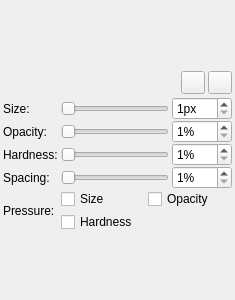
<?xml version="1.0" encoding="UTF-8"?>
<ui version="4.0">
 <class>EraserSettings</class>
 <widget class="QWidget" name="EraserSettings">
  <property name="geometry">
   <rect>
    <x>0</x>
    <y>0</y>
    <width>235</width>
    <height>300</height>
   </rect>
  </property>
  <layout class="QVBoxLayout" name="verticalLayout">
   <property name="spacing">
    <number>3</number>
   </property>
   <property name="leftMargin">
    <number>3</number>
   </property>
   <property name="topMargin">
    <number>3</number>
   </property>
   <property name="rightMargin">
    <number>3</number>
   </property>
   <property name="bottomMargin">
    <number>3</number>
   </property>
   <item>
    <widget class="BrushPreview" name="preview">
     <property name="sizePolicy">
      <sizepolicy hsizetype="Expanding" vsizetype="Expanding">
       <horstretch>0</horstretch>
       <verstretch>0</verstretch>
      </sizepolicy>
     </property>
     <property name="minimumSize">
      <size>
       <width>0</width>
       <height>64</height>
      </size>
     </property>
     <property name="maximumSize">
      <size>
       <width>16777215</width>
       <height>128</height>
      </size>
     </property>
    </widget>
   </item>
   <item>
    <layout class="QHBoxLayout">
     <item>
      <spacer>
       <property name="orientation">
        <enum>Qt::Horizontal</enum>
       </property>
       <property name="sizeHint" stdset="0">
        <size>
         <width>130</width>
         <height>20</height>
        </size>
       </property>
      </spacer>
     </item>
     <item>
      <widget class="QToolButton" name="incremental">
       <property name="toolTip">
        <string>Incremental drawing</string>
       </property>
       <property name="icon">
        <iconset resource="icons/builtin/builtin.qrc">
         <normaloff>:/icons/builtin/incremental.png</normaloff>:/icons/builtin/incremental.png</iconset>
       </property>
       <property name="checkable">
        <bool>true</bool>
       </property>
      </widget>
     </item>
     <item>
      <widget class="QToolButton" name="hardedge">
       <property name="toolTip">
        <string>Hard edge</string>
       </property>
       <property name="icon">
        <iconset resource="icons/builtin/builtin.qrc">
         <normaloff>:/icons/builtin/hardedge.png</normaloff>:/icons/builtin/hardedge.png</iconset>
       </property>
       <property name="checkable">
        <bool>true</bool>
       </property>
      </widget>
     </item>
    </layout>
   </item>
   <item>
    <layout class="QGridLayout" name="gridLayout">
     <property name="horizontalSpacing">
      <number>3</number>
     </property>
     <property name="verticalSpacing">
      <number>0</number>
     </property>
     <item row="1" column="1">
      <widget class="QSlider" name="brushopacity">
       <property name="minimum">
        <number>1</number>
       </property>
       <property name="maximum">
        <number>100</number>
       </property>
       <property name="orientation">
        <enum>Qt::Horizontal</enum>
       </property>
      </widget>
     </item>
     <item row="0" column="1">
      <widget class="QSlider" name="brushsize">
       <property name="minimum">
        <number>1</number>
       </property>
       <property name="maximum">
        <number>128</number>
       </property>
       <property name="orientation">
        <enum>Qt::Horizontal</enum>
       </property>
      </widget>
     </item>
     <item row="1" column="0">
      <widget class="QLabel" name="label_2">
       <property name="text">
        <string>Opacity:</string>
       </property>
      </widget>
     </item>
     <item row="2" column="0">
      <widget class="QLabel" name="label_3">
       <property name="text">
        <string>Hardness:</string>
       </property>
      </widget>
     </item>
     <item row="0" column="0">
      <widget class="QLabel" name="label">
       <property name="text">
        <string>Size:</string>
       </property>
      </widget>
     </item>
     <item row="3" column="0">
      <widget class="QLabel" name="label_4">
       <property name="text">
        <string>Spacing:</string>
       </property>
      </widget>
     </item>
     <item row="2" column="1">
      <widget class="QSlider" name="brushhardness">
       <property name="minimum">
        <number>1</number>
       </property>
       <property name="maximum">
        <number>100</number>
       </property>
       <property name="orientation">
        <enum>Qt::Horizontal</enum>
       </property>
      </widget>
     </item>
     <item row="3" column="1">
      <widget class="QSlider" name="brushspacing">
       <property name="minimum">
        <number>1</number>
       </property>
       <property name="maximum">
        <number>50</number>
       </property>
       <property name="orientation">
        <enum>Qt::Horizontal</enum>
       </property>
      </widget>
     </item>
     <item row="0" column="2">
      <widget class="QSpinBox" name="spinBox">
       <property name="suffix">
        <string>px</string>
       </property>
       <property name="minimum">
        <number>1</number>
       </property>
       <property name="maximum">
        <number>128</number>
       </property>
      </widget>
     </item>
     <item row="1" column="2">
      <widget class="QSpinBox" name="spinBox_2">
       <property name="suffix">
        <string notr="true">%</string>
       </property>
       <property name="minimum">
        <number>1</number>
       </property>
       <property name="maximum">
        <number>100</number>
       </property>
      </widget>
     </item>
     <item row="2" column="2">
      <widget class="QSpinBox" name="spinHardness">
       <property name="suffix">
        <string notr="true">%</string>
       </property>
       <property name="minimum">
        <number>1</number>
       </property>
       <property name="maximum">
        <number>100</number>
       </property>
      </widget>
     </item>
     <item row="3" column="2">
      <widget class="QSpinBox" name="spinBox_4">
       <property name="suffix">
        <string notr="true">%</string>
       </property>
       <property name="minimum">
        <number>1</number>
       </property>
       <property name="maximum">
        <number>50</number>
       </property>
      </widget>
     </item>
     <item row="4" column="0">
      <widget class="QLabel" name="label_5">
       <property name="text">
        <string>Pressure:</string>
       </property>
      </widget>
     </item>
     <item row="4" column="1" colspan="2">
      <layout class="QGridLayout">
       <property name="leftMargin">
        <number>0</number>
       </property>
       <property name="topMargin">
        <number>0</number>
       </property>
       <property name="rightMargin">
        <number>0</number>
       </property>
       <property name="bottomMargin">
        <number>0</number>
       </property>
       <property name="spacing">
        <number>3</number>
       </property>
       <item row="0" column="0">
        <widget class="QCheckBox" name="pressuresize">
         <property name="text">
          <string>Size</string>
         </property>
        </widget>
       </item>
       <item row="0" column="1">
        <widget class="QCheckBox" name="pressureopacity">
         <property name="text">
          <string>Opacity</string>
         </property>
        </widget>
       </item>
       <item row="1" column="0">
        <widget class="QCheckBox" name="pressurehardness">
         <property name="text">
          <string>Hardness</string>
         </property>
        </widget>
       </item>
      </layout>
     </item>
    </layout>
   </item>
   <item>
    <spacer>
     <property name="orientation">
      <enum>Qt::Vertical</enum>
     </property>
     <property name="sizeHint" stdset="0">
      <size>
       <width>173</width>
       <height>16</height>
      </size>
     </property>
    </spacer>
   </item>
  </layout>
 </widget>
 <customwidgets>
  <customwidget>
   <class>BrushPreview</class>
   <extends>QFrame</extends>
   <header>widgets/brushpreview.h</header>
   <container>1</container>
  </customwidget>
 </customwidgets>
 <tabstops>
  <tabstop>incremental</tabstop>
  <tabstop>hardedge</tabstop>
  <tabstop>brushsize</tabstop>
  <tabstop>brushopacity</tabstop>
  <tabstop>brushhardness</tabstop>
  <tabstop>brushspacing</tabstop>
  <tabstop>pressuresize</tabstop>
  <tabstop>pressureopacity</tabstop>
  <tabstop>pressurehardness</tabstop>
 </tabstops>
 <resources>
  <include location="icons/builtin/builtin.qrc"/>
 </resources>
 <connections>
  <connection>
   <sender>pressuresize</sender>
   <signal>toggled(bool)</signal>
   <receiver>preview</receiver>
   <slot>setSizePressure(bool)</slot>
   <hints>
    <hint type="sourcelabel">
     <x>76</x>
     <y>249</y>
    </hint>
    <hint type="destinationlabel">
     <x>60</x>
     <y>27</y>
    </hint>
   </hints>
  </connection>
  <connection>
   <sender>pressureopacity</sender>
   <signal>toggled(bool)</signal>
   <receiver>preview</receiver>
   <slot>setOpacityPressure(bool)</slot>
   <hints>
    <hint type="sourcelabel">
     <x>195</x>
     <y>249</y>
    </hint>
    <hint type="destinationlabel">
     <x>167</x>
     <y>27</y>
    </hint>
   </hints>
  </connection>
  <connection>
   <sender>pressurehardness</sender>
   <signal>toggled(bool)</signal>
   <receiver>preview</receiver>
   <slot>setHardnessPressure(bool)</slot>
   <hints>
    <hint type="sourcelabel">
     <x>71</x>
     <y>272</y>
    </hint>
    <hint type="destinationlabel">
     <x>43</x>
     <y>26</y>
    </hint>
   </hints>
  </connection>
  <connection>
   <sender>hardedge</sender>
   <signal>toggled(bool)</signal>
   <receiver>preview</receiver>
   <slot>setHardEdge(bool)</slot>
   <hints>
    <hint type="sourcelabel">
     <x>195</x>
     <y>91</y>
    </hint>
    <hint type="destinationlabel">
     <x>145</x>
     <y>53</y>
    </hint>
   </hints>
  </connection>
  <connection>
   <sender>incremental</sender>
   <signal>toggled(bool)</signal>
   <receiver>preview</receiver>
   <slot>setIncremental(bool)</slot>
   <hints>
    <hint type="sourcelabel">
     <x>152</x>
     <y>83</y>
    </hint>
    <hint type="destinationlabel">
     <x>151</x>
     <y>30</y>
    </hint>
   </hints>
  </connection>
  <connection>
   <sender>brushsize</sender>
   <signal>valueChanged(int)</signal>
   <receiver>preview</receiver>
   <slot>setSize(int)</slot>
   <hints>
    <hint type="sourcelabel">
     <x>125</x>
     <y>117</y>
    </hint>
    <hint type="destinationlabel">
     <x>96</x>
     <y>39</y>
    </hint>
   </hints>
  </connection>
  <connection>
   <sender>brushopacity</sender>
   <signal>valueChanged(int)</signal>
   <receiver>preview</receiver>
   <slot>setOpacity(int)</slot>
   <hints>
    <hint type="sourcelabel">
     <x>125</x>
     <y>143</y>
    </hint>
    <hint type="destinationlabel">
     <x>73</x>
     <y>43</y>
    </hint>
   </hints>
  </connection>
  <connection>
   <sender>brushhardness</sender>
   <signal>valueChanged(int)</signal>
   <receiver>preview</receiver>
   <slot>setHardness(int)</slot>
   <hints>
    <hint type="sourcelabel">
     <x>125</x>
     <y>169</y>
    </hint>
    <hint type="destinationlabel">
     <x>101</x>
     <y>26</y>
    </hint>
   </hints>
  </connection>
  <connection>
   <sender>brushspacing</sender>
   <signal>valueChanged(int)</signal>
   <receiver>preview</receiver>
   <slot>setSpacing(int)</slot>
   <hints>
    <hint type="sourcelabel">
     <x>125</x>
     <y>195</y>
    </hint>
    <hint type="destinationlabel">
     <x>90</x>
     <y>31</y>
    </hint>
   </hints>
  </connection>
  <connection>
   <sender>brushsize</sender>
   <signal>valueChanged(int)</signal>
   <receiver>spinBox</receiver>
   <slot>setValue(int)</slot>
   <hints>
    <hint type="sourcelabel">
     <x>121</x>
     <y>111</y>
    </hint>
    <hint type="destinationlabel">
     <x>146</x>
     <y>113</y>
    </hint>
   </hints>
  </connection>
  <connection>
   <sender>spinBox</sender>
   <signal>valueChanged(int)</signal>
   <receiver>brushsize</receiver>
   <slot>setValue(int)</slot>
   <hints>
    <hint type="sourcelabel">
     <x>141</x>
     <y>108</y>
    </hint>
    <hint type="destinationlabel">
     <x>111</x>
     <y>110</y>
    </hint>
   </hints>
  </connection>
  <connection>
   <sender>brushopacity</sender>
   <signal>valueChanged(int)</signal>
   <receiver>spinBox_2</receiver>
   <slot>setValue(int)</slot>
   <hints>
    <hint type="sourcelabel">
     <x>118</x>
     <y>141</y>
    </hint>
    <hint type="destinationlabel">
     <x>156</x>
     <y>143</y>
    </hint>
   </hints>
  </connection>
  <connection>
   <sender>spinBox_2</sender>
   <signal>valueChanged(int)</signal>
   <receiver>brushopacity</receiver>
   <slot>setValue(int)</slot>
   <hints>
    <hint type="sourcelabel">
     <x>144</x>
     <y>128</y>
    </hint>
    <hint type="destinationlabel">
     <x>110</x>
     <y>137</y>
    </hint>
   </hints>
  </connection>
  <connection>
   <sender>brushhardness</sender>
   <signal>valueChanged(int)</signal>
   <receiver>spinHardness</receiver>
   <slot>setValue(int)</slot>
   <hints>
    <hint type="sourcelabel">
     <x>124</x>
     <y>166</y>
    </hint>
    <hint type="destinationlabel">
     <x>155</x>
     <y>164</y>
    </hint>
   </hints>
  </connection>
  <connection>
   <sender>spinHardness</sender>
   <signal>valueChanged(int)</signal>
   <receiver>brushhardness</receiver>
   <slot>setValue(int)</slot>
   <hints>
    <hint type="sourcelabel">
     <x>158</x>
     <y>161</y>
    </hint>
    <hint type="destinationlabel">
     <x>110</x>
     <y>164</y>
    </hint>
   </hints>
  </connection>
  <connection>
   <sender>brushspacing</sender>
   <signal>valueChanged(int)</signal>
   <receiver>spinBox_4</receiver>
   <slot>setValue(int)</slot>
   <hints>
    <hint type="sourcelabel">
     <x>120</x>
     <y>188</y>
    </hint>
    <hint type="destinationlabel">
     <x>145</x>
     <y>190</y>
    </hint>
   </hints>
  </connection>
  <connection>
   <sender>spinBox_4</sender>
   <signal>valueChanged(int)</signal>
   <receiver>brushspacing</receiver>
   <slot>setValue(int)</slot>
   <hints>
    <hint type="sourcelabel">
     <x>142</x>
     <y>183</y>
    </hint>
    <hint type="destinationlabel">
     <x>101</x>
     <y>187</y>
    </hint>
   </hints>
  </connection>
 </connections>
</ui>
